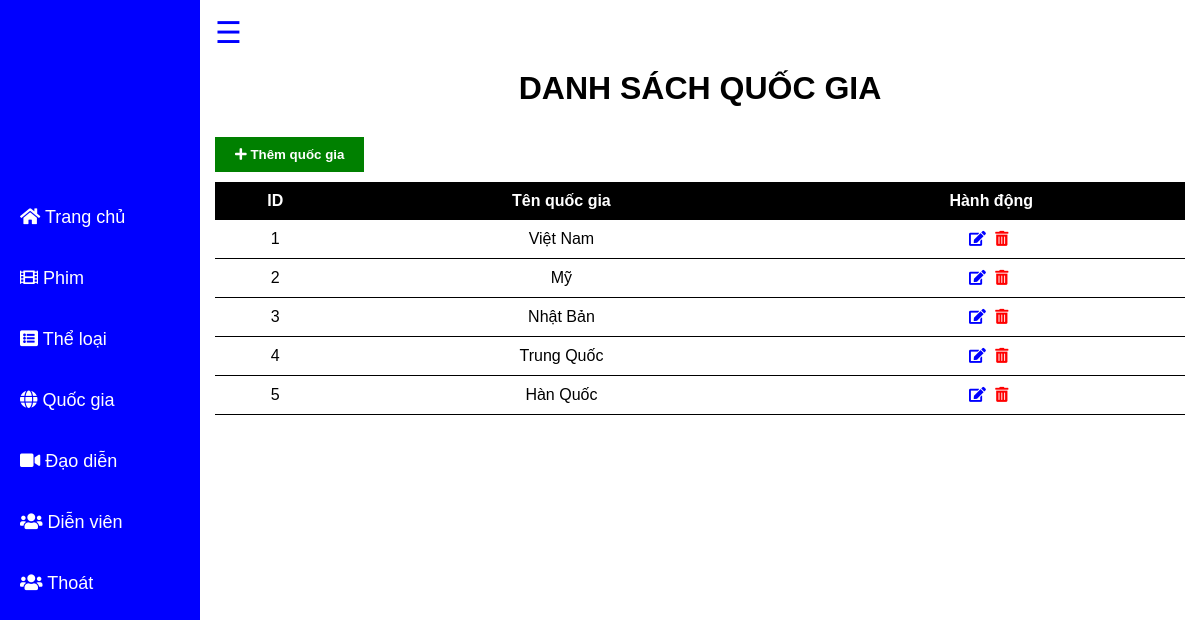
Screenshot of /admin/country.php with the database file from the repository.
### tables this page shows
CREATE TABLE `countries` (
  `country_id` int(11) NOT NULL,
  `country_name` varchar(20) NOT NULL
);

### admin/country.php (the view, shortened to what this page needs)
<!DOCTYPE html>
<html lang="vi">
<?php
include 'head.php';
?>
<body>
    <div class="container-custom">
        <?php
        include 'sidebar.php';
        ?>
        <div class="content" id="main-content">
            <span id="menu-toggle" onclick="toggleSidebar()">&#9776;</span>
            <main">
                <h1>Danh sách quốc gia</h1>
                <button class="button" onclick="location.href='add_country.php'">
                    <i class="fas fa-plus"></i> Thêm quốc gia
                </button>
                <div class="table-responsive">
                    <table>
                        <thead>
                            <tr>
                                <th>ID</th>
                                <th>Tên quốc gia</th>
                                <th>Hành động</th>
                            </tr>
                        </thead>
                        <tbody>
                            <?php
                            include 'db_connection.php';
                            $sql = "SELECT * FROM countries ORDER BY country_id";
                            $result = $conn->query($sql);
                            if ($result->num_rows > 0) {
                                while ($row = $result->fetch_assoc()) {
                                    echo '<tr>';
                                    echo '<td  class="center">' . $row['country_id'] . '</td>';
                                    echo '<td  class="center">' . $row['country_name'] . '</td>';
                                    echo '<td class="center">
                                            <a href="edit_country.php?id=' . $row['country_id'] . '"><i class="fas fa-edit icon icon-edit"></i></a>
                                            <a href="process_delete_country.php?id=' . $row['country_id'] . '"><i class="fas fa-trash-alt icon icon-delete"></i></a>
                                          </td>';
                                    echo '</tr>';
                                }
                            } else {
                                echo '<tr><td colspan="3">Không có quốc gia nào trong cơ sở dữ liệu.</td></tr>';
                            }
                            ?>
                        </tbody>
                    </table>
                </div>
        </div>
    </div>
</body>
</html>

### admin/assets/css/styles.css (style rules this page uses)
:root { --white-color: rgb(255, 255, 255); --black-color: rgb(0, 0, 0); --gray-color: rgb(128, 128, 128); --light-gray-color: rgb(211, 211, 211); --dark-color: rgb(20, 20, 20); --violet-color: rgb(238, 130, 238); --indigo-color: rgb(75, 0, 130); --blue-color: rgb(0, 0, 255); --green-color: rgb(0, 128, 0); --yellow-color: rgb(255, 255, 0); --orange-color: rgb(255, 165, 0); --red-color: rgb(255, 0, 0); --background-blur-color: rgba(0, 0, 0, 0.3); --form-color: rgba(0, 0, 0, 0.5); --shadow-color: rgba(255, 255, 255, 0.5); --search-color: rgba(255, 255, 255, 0.2); --search-focus-color: rgba(255, 255, 255, 0.3); --sidebar-width: 200px; --font-size-medium: 16px; --font-size-small: 14px; --button-padding: 10px 20px; }
* { margin: 0; padding: 0; box-sizing: border-box; text-decoration: none; }
body { font-family: Arial, sans-serif; margin: 0; padding: 0; background-color: var(--white-color); }
.container-custom { display: flex; }
.content { flex: 1; padding: 15px; }
#main-content { margin-left: 200px; margin-top: 200px; }
#menu-toggle { font-size: 30px; cursor: pointer; color: var(--blue-color); z-index: 2; }
h1 { color: var(--black-color); margin: 20px 0; text-align: center; text-transform: uppercase; }
table { width: 100%; border-collapse: collapse; margin: 0; background-color: var(--white-color); }
th, td { padding: 10px 0 10px 10px; text-align: left; }
th { background-color: var(--black-color); text-align: center; color: var(--white-color); }
td { border-bottom: 1px solid var(--black-color); color: var(--black-color); }
.center { text-align: center; }
.button { padding: var(--button-padding); margin: 10px 10px 10px 0; background-color: var(--green-color); color: var(--white-color); border: none; cursor: pointer; transition: background-color 0.3s; font-weight: bold; }
.icon { font-size: 15px; cursor: pointer; margin-right: 5px; transition: color 0.3s; }
.icon-delete { color: var(--red-color); }
.icon-edit { color: var(--blue-color); }

### rows the page displays
countries: country_id "1", country_name "Việt Nam"
countries: country_id "2", country_name "Mỹ"
countries: country_id "3", country_name "Nhật Bản"
countries: country_id "4", country_name "Trung Quốc"
countries: country_id "5", country_name "Hàn Quốc"
